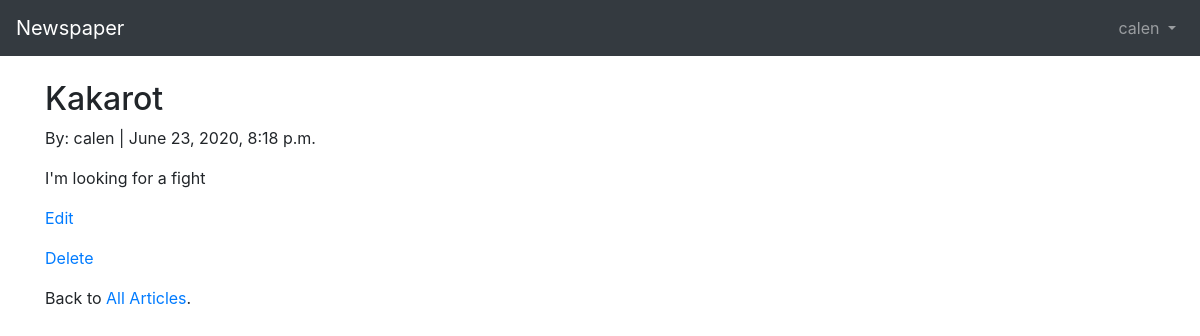
/articles/2/ (signed in), run on the app's committed database.
### users/models.py (models this page shows)
class CustomUser(AbstractUser):
    age = models.PositiveIntegerField(null=True, blank=True)

### articles/models.py (models this page shows, shortened)
class Article(models.Model):
    title = models.CharField(max_length = 255)
    body = models.TextField()
    date = models.DateTimeField(auto_now_add=True)
    author = models.ForeignKey(get_user_model(), on_delete=models.CASCADE,)

### articles/views.py (the view)
# urls.py: path('<int:pk>/', ArticleDetailView.as_view(), name='article_detail'),
class ArticleDetailView(LoginRequiredMixin, DetailView):
    model = Article
    template_name = 'article_detail.html'
    login_url = 'login'

### templates/article_detail.html
{% extends 'base.html' %}
{% block content %}
<div class="article-entry">
<h2>{{ object.title }}</h2>
<p>By: {{ object.author }} | {{ object.date }}</p>
<p>{{ object.body }}</p>
</div>
    <p><a href="{% url 'article_edit' article.pk %}">Edit</a></p>
    <p><a href="{% url 'article_delete' article.pk %}">Delete</a></p>
    <p>Back to <a href="{% url 'article_list' %}">All Articles</a>.</p>
{% endblock content %}

### templates/base.html (shortened to what this page needs)
<!doctype html>
<html lang="en">
  <head>
    <link rel="stylesheet" href="https://maxcdn.bootstrapcdn.com/bootstrap/4.0.0/css/bootstrap.min.css">
  </head>
  <body>
    <nav class="navbar navbar-expand-md navbar-dark bg-dark mb-4">
      <a class="navbar-brand" href="{% url 'home' %}">Newspaper</a>
      <div class="collapse navbar-collapse" id="navbarCollapse">
        {% if user.is_authenticated %}
          <ul class="navbar-nav ml-auto">
            <li class="nav-item">
              <a class="nav-link dropdown-toggle" href="#" id="userMenu" data-toggle="dropdown" aria-haspopup="true" aria-expanded="false">
                {{ user.username }}
              </a>
            </li>
          </ul>
        {% endif %}
      </div>
    </nav>
    <div class="container">
      {% block content %}
      {% endblock content %}
    </div>
  </body>
</html>

### data on the page
CustomUser: username "calen"
Article: title "Kakarot", author "calen", date "June 23, 2020, 8:18 p.m.", body "I'm looking for a fight"
